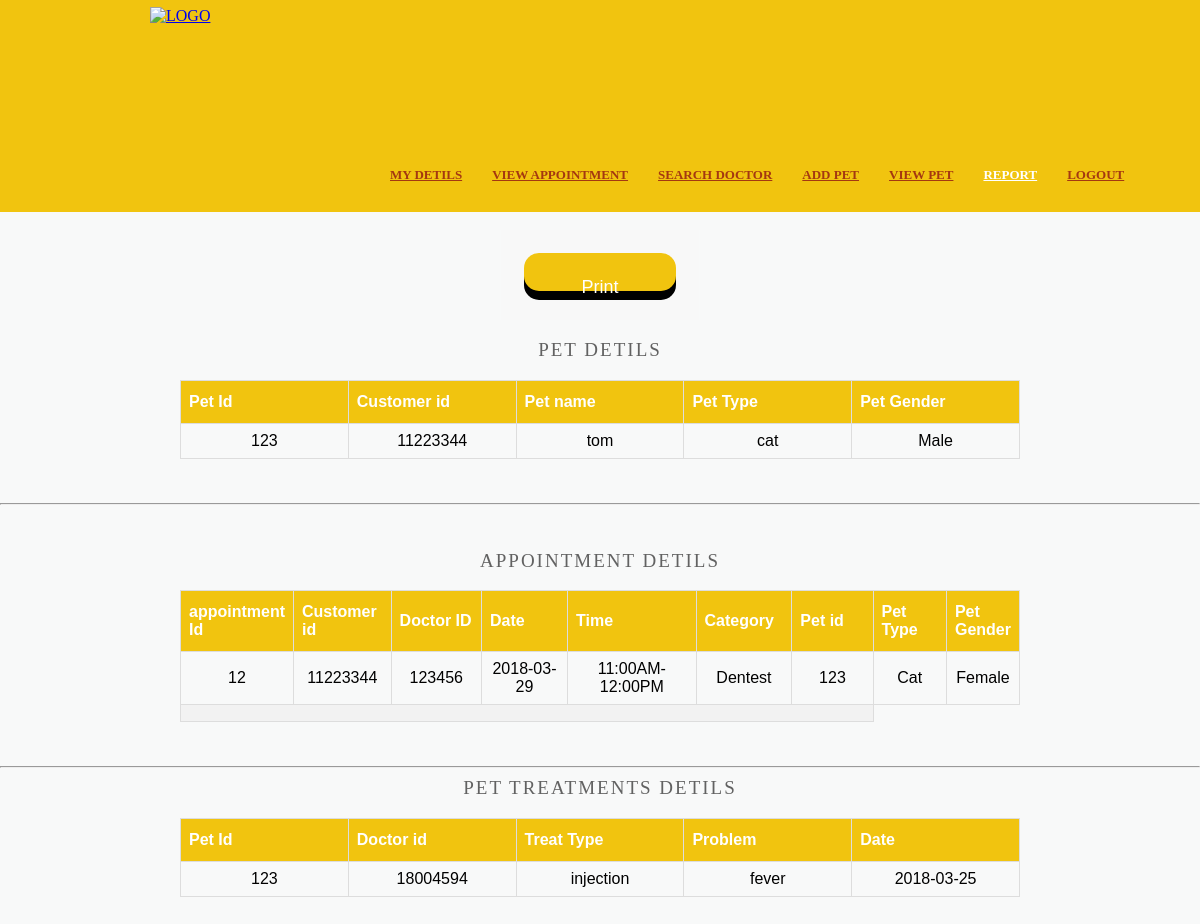
Screenshot of /cReport.php (signed in) with the database file from the repository.
### tables this page shows
CREATE TABLE `pet` (
  `petid` int(11) NOT NULL,
  `customer_id` int(11) NOT NULL,
  `pet_name` varchar(30) NOT NULL,
  `pet_type` varchar(30) NOT NULL,
  `pet_gender` varchar(10) NOT NULL
);

CREATE TABLE `appointment` (
  `appointmentId` int(11) NOT NULL,
  `customer_id` int(11) NOT NULL,
  `doctor_national_id` int(11) NOT NULL,
  `date` date NOT NULL,
  `time` varchar(60) NOT NULL,
  `category` varchar(20) NOT NULL,
  `Pet_id` int(11) NOT NULL,
  `Pet_type` varchar(20) NOT NULL,
  `Pet_gender` varchar(11) NOT NULL
);

CREATE TABLE `treat` (
  `treat_id` int(11) NOT NULL,
  `pet_id` int(11) NOT NULL,
  `doctor_national_id` int(11) NOT NULL,
  `Treat_type` varchar(500) NOT NULL,
  `problem` varchar(300) NOT NULL,
  `date` date NOT NULL
);

### cReport.php (the view, shortened to what this page needs)
<!DOCTYPE HTML>
<html>
<head>
	<link rel="stylesheet" href="default.css" type="text/css">
	</head>
<body>
		<div id="header">
			<div class="logo"><a href="customerpage.php"><img src="image/logo.png" alt="LOGO" height="190" width="210"></a>
            </div>
             <ul class="navigation">
			  <li>
					<a href="customerpage.php">My DETILS</a>
				</li>
			  <li >
					<a href="viewbook.php">VIEW Appointment</a>
				</li>
			  <li>
					<a href="searchdoctor.php">SEARCH DOCTOR</a>
				</li>
				<li>
					<a href="addpet.php">ADD PET</a>
				</li>
				<li>
					<a href="viewpet.php">VIEW PET</a>
				</li>
				<li class="active">
					<a href="#">REPORT</a>
				</li>
				  <li>
					<a href="logout.php">LOGOUT</a>
				</li>
			</ul>
			 <div class="clearfix">
		</div>
		</div>
<div id="contents">
		<br />
        <center>
               <table bgcolor="#F8F8F8" style="padding:20px;">
               <tr>
               <td colspan="2" align="center">
<u  style="color:brown;"><button class="button" onclick="printDiv()">Print</button></u>
 </td>
               </tr>
</table>
<br>
<div id="printableTable">
<div align="center">
<?php
include("connect.php");
		$customer_id = $_SESSION['ID'];
	    $query = "select * from pet where customer_id = $customer_id";
		$result = mysqli_query($connection, $query);
	echo "<h2 align='center'>PET DETILS</h2></br><table id='new' width=70% >";
		echo "<tr>";
		echo "<th width = 12%  align=center><v1>Pet Id";
		echo "<th width = 12%  align=center><v1>Customer id";
		echo "<th width = 12%  align=center><v1>Pet name";
		echo "<th width = 12%  align=center><v1> Pet Type";
		echo "<th width = 12%  align=center><v1> Pet Gender";
        echo "</tr>";
			while($row = mysqli_fetch_assoc($result)) {
   $id = $row['petid'];
   $Pname = $row['pet_name'];
   $Pet_type = $row['pet_type'];
   $Pet_gender = $row['pet_gender'];
	$pets[] = $id;
			echo "<tr>";
			echo "<td align=center>$id</td>";
			echo "<td  align=center>$customer_id</td>";
			echo "<td align=center>$Pname</td>";
			echo "<td  align=center>$Pet_type</td>";
			echo "<td  align=center> $Pet_gender</td>";
                     echo "</tr>";
		}
		echo  "</table>";
?>
</br><br>
<hr>
<?php
	$query = "select * from appointment where customer_id = '".$_SESSION['ID']."'";
		$result = mysqli_query($connection, $query);
	echo "</br></br><h2 align='center'>APPOINTMENT DETILS</h2></br><table  id='new' width=70% >";
		echo "<tr>";
		echo "<th width = 12%  align=center><v1>appointment Id";
		echo "<th width = 12%  align=center><v1>Customer id";
		echo "<th width = 12%  align=center><v1> Doctor ID";
		echo "<th width = 12%  align=center><v1> Date";
		echo "<th width = 18%  align=center><v1> Time";
		echo "<th width = 12%  align=center><v1> Category";
		echo "<th width = 12%  align=center><v1> Pet id";
		echo "<th width = 12%  align=center><v1> Pet Type";
		echo "<th width = 12%  align=center><v1> Pet Gender";
        echo "</tr>";
			while($row = mysqli_fetch_assoc($result)) {
   $id = $row['appointmentId'];
   $customer_id = $row['customer_id'];
   $doctor_national_id = $row['doctor_national_id'];
   $date = $row['date'];
   $time = $row['time'];
   $category = $row['category'];
   $Pet_id = $row['Pet_id'];
   $Pet_type = $row['Pet_type'];
   $Pet_gender = $row['Pet_gender'];
	if($Pet_gender == 1) { $gen = "Male";}
	else { $gen = "Female";}
			echo "<tr>";
			echo "<td align=center>$id</td>";
			echo "<td  align=center>$customer_id</td>";
			echo "<td  align=center> $doctor_national_id</td>";
			echo "<td align=center>$date</td>";
			echo "<td  align=center>$time</td>";
			echo "<td  align=center> $category</td>";
			echo "<td align=center>$Pet_id</td>";
			echo "<td  align=center>$Pet_type</td>";
			echo "<td  align=center> $gen</td>";
                     echo "</tr>";
		}
		echo "<tr>";
		echo "<td colspan='7'></td>";
             echo "</tr>";
		echo  "</table>";
		?>
</br><br>
<hr>
<?php
	echo "<h2 align='center'>PET TREATMENTS DETILS</h2></br><table id='new' width=70% >";
		echo "<tr>";
		echo "<th width = 12%  align=center><v1>Pet Id";
		echo "<th width = 12%  align=center><v1>Doctor id";
		echo "<th width = 12%  align=center><v1>Treat Type";
		echo "<th width = 12%  align=center><v1>Problem";
		echo "<th width = 12%  align=center><v1>Date";
        echo "</tr>";
		$arrlength = count($pets);
		for($x = 0; $x < $arrlength; $x++) {
		$query = "select * from treat where pet_id = $pets[$x];";
		$result = mysqli_query($connection, $query);
			while($row = mysqli_fetch_assoc($result)) {
   $id = $row['pet_id'];
   $dr_id = $row['doctor_national_id'];
   $treat_type = $row['Treat_type'];
   $problem = $row['problem'];
	$date = $row['date'];
			echo "<tr>";
			echo "<td align=center>$id</td>";
			echo "<td  align=center>$dr_id</td>";
			echo "<td align=center>$treat_type</td>";
			echo "<td  align=center>$problem</td>";
			echo "<td  align=center> $date</td>";
                     echo "</tr>";
		}
		}
		echo  "</table>";
?>
      </div>
	  </div>
</center>
	</div>
</body>
</html>

### default.css (style rules this page uses)
body { background-color: #F8F9F9; min-width: 960px; margin: 0; }
img { display: block; border: 0; }
.clearfix { width: 960px; margin: 0 auto; }
.clearfix:after { clear:both; content:""; display:block; line-height:0; height:1%; visibility:hidden; }
.subscribe, input[type='submit'], input[type='reset'],input[type='button'],button { background-position: -222px -38px; height: 38px; line-height: 38px; width: 152px; }
.subscribe:hover, input[type='submit']:hover ,button { background-position: 0 -38px; }
#header { background: #F1C40F ; padding: 7px 0 15px; }
.logo { float: left; display: inline-block; margin-left: 150px; }
.navigation { float: left; list-style: none; margin: 28px 0 0; padding: 0; }
.navigation li { float: left; margin-left: 30px; margin-top: 128px; position: relative; }
.navigation li > a { color: #a43810; font: bold 13px/24px Times, "Times New Roman", serif; text-decoration: none; text-transform: uppercase; text-decoration: underline; }
.navigation li.active > a, .navigation li > a:hover { color: #fff; text-decoration: underline; }
#contents { padding-bottom: 24px; }
h2 { color: #626262; font: 19px/24px "Times New Roman", Times, serif; letter-spacing: 2px; margin: 0; text-transform: uppercase; }

### cReport.php (style rules this page uses)
#new { font-family: "Trebuchet MS", Arial, Helvetica, sans-serif; border-collapse: collapse; width: 70%; align:center; }
#new td, #new th { border: 1px solid #ddd; padding: 8px; align:center; }
#new tr:nth-child(even) { background-color: #f2f2f2; align:center; }
#new th { padding-top: 12px; padding-bottom: 12px; text-align: left; background-color: #F1C40F; color: white; align:center; }
.button { display: inline-block; padding: 15px 35px; font-size: 18px; cursor: pointer; text-align: center; text-decoration: none; outline: none; color: #fff; background-color: #F1C40F; border: none; border-radius: 15px; box-shadow: 0 9px #000; }

### rows the page displays
pet: petid "123", pet_name "tom", pet_type "cat", pet_gender "Male"
appointment: appointmentId "12", customer "11223344", doctor_national "123456", date "2018-03-29", time "11:00AM-12:00PM", category "Dentest", Pet "123", Pet_type "Cat", Pet_gender "Female"
treat: pet "123", doctor_national "18004594", Treat_type "injection", problem "fever", date "2018-03-25"
